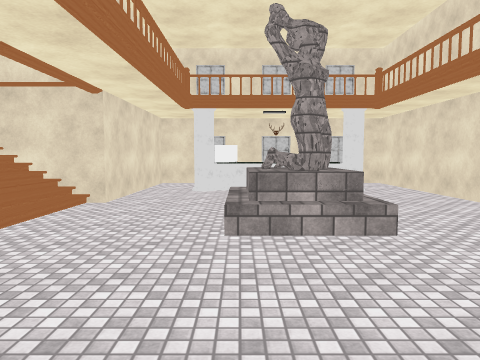
view 1 (above)

24 first-person views from a walk through a scene from a Unity 3-D project. The camera is 1.5 m above the floor, tilts 4° down and sees 70° across. The floor is counted in squares, 1 m on a side. Each view is taken from the middle of a square. On the plan, view 1 faces up. The plan holds only what a view shows up to about 16 squares ahead; the rest is blank. The place goes on beyond the plan. The player is left out. Door leaves are left out, so doorways stand open. Some surface patterns are stand-ins.

view 2
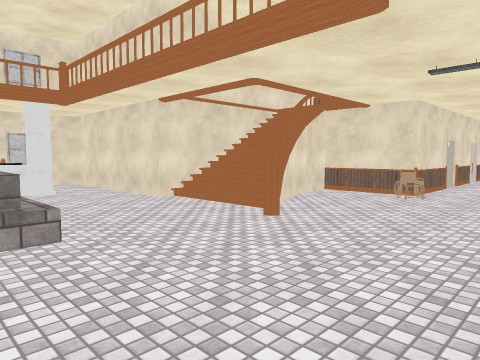

view 3
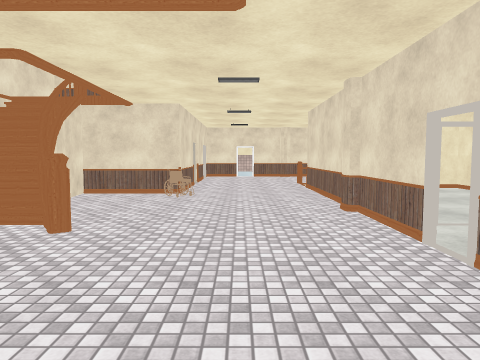

view 4
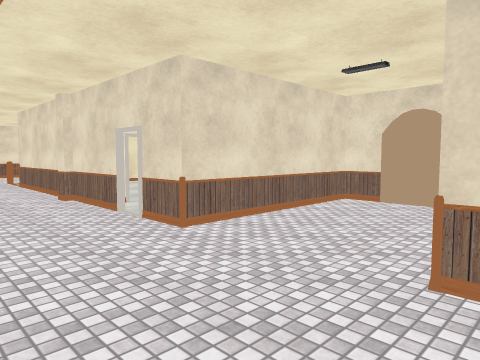

view 5
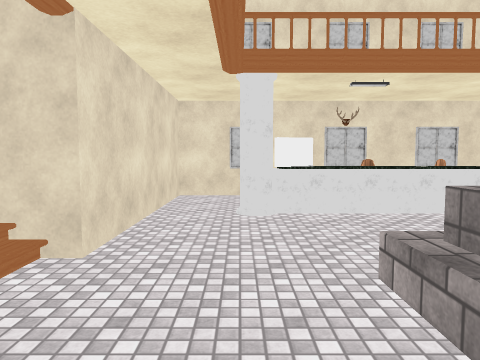

view 6
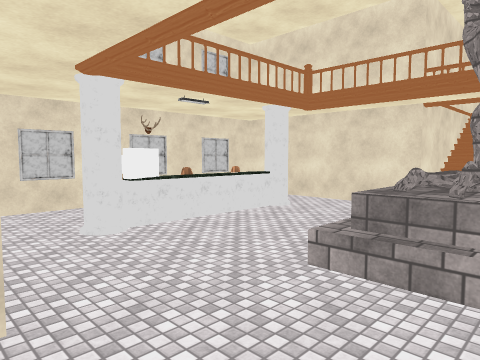

view 7
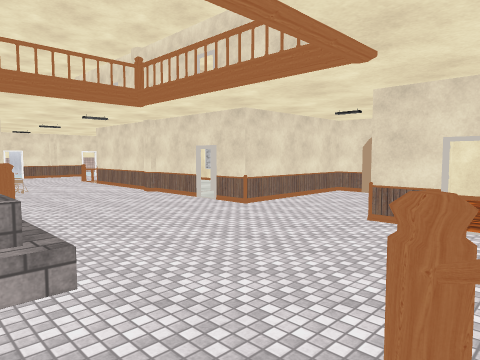

view 8
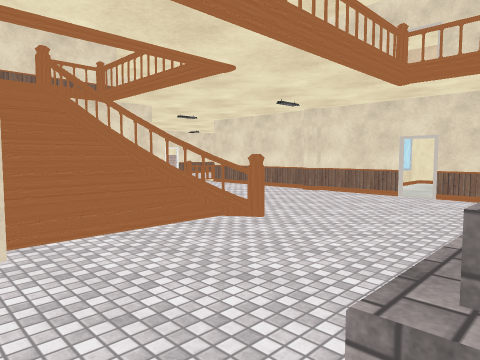

view 9
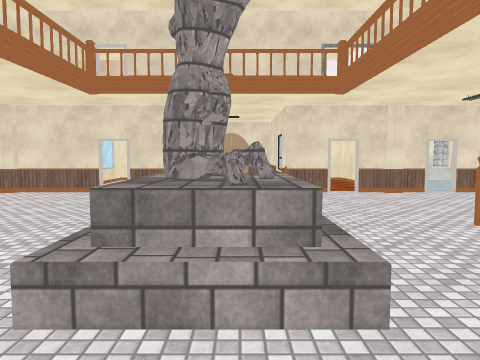

view 10
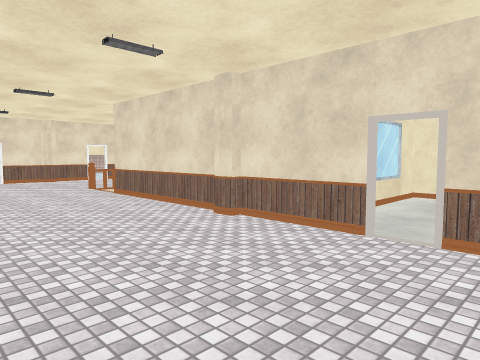

view 11
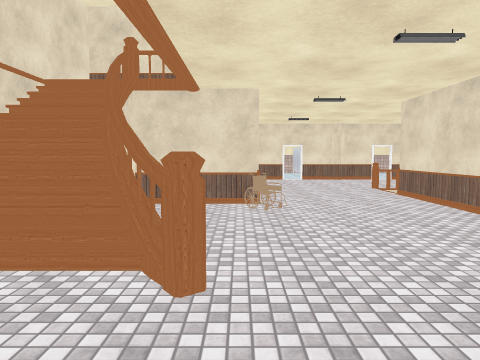

view 12
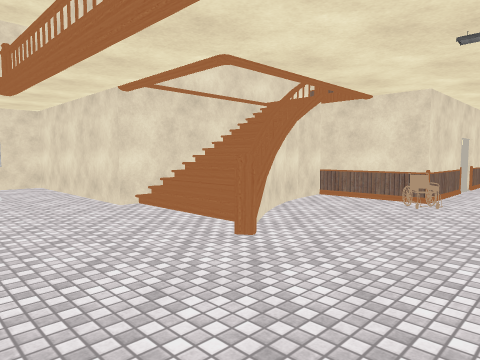

view 13
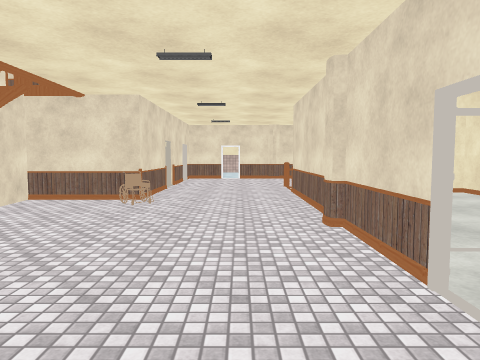

view 14
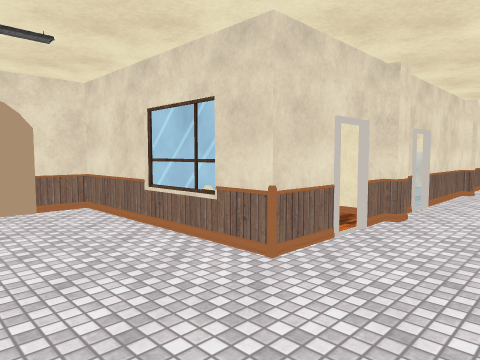

view 15
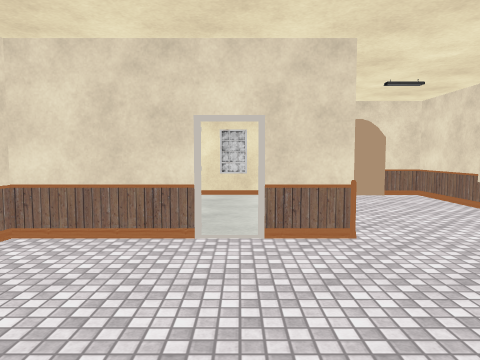

view 16
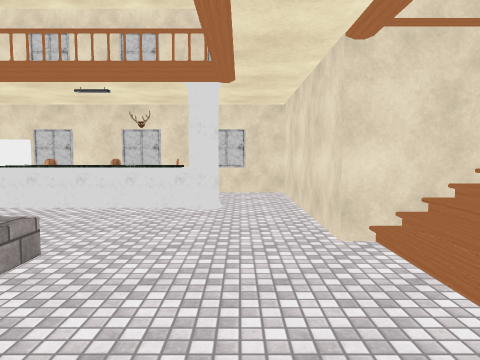

view 17
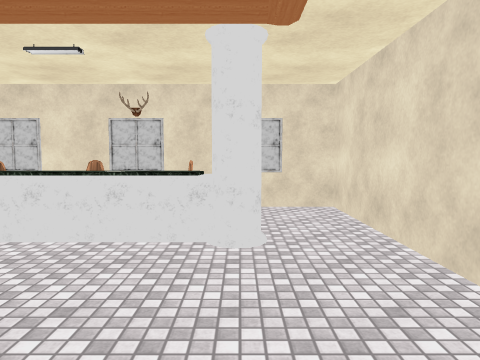

view 18
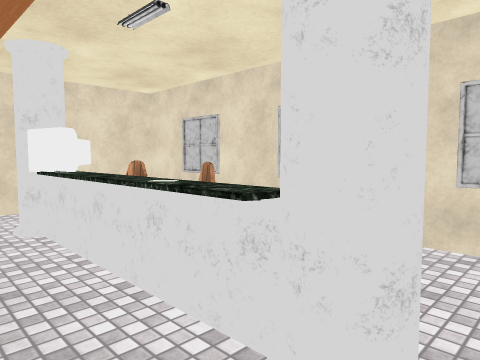

view 19
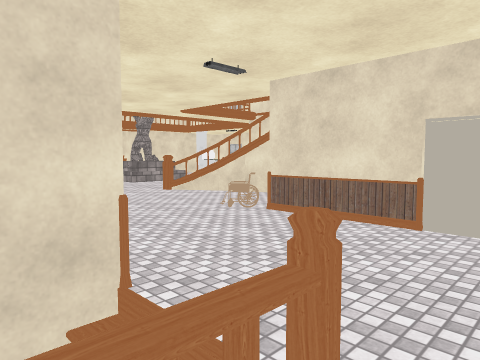

view 20
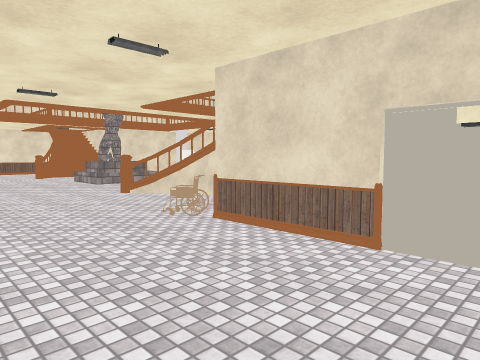

view 21
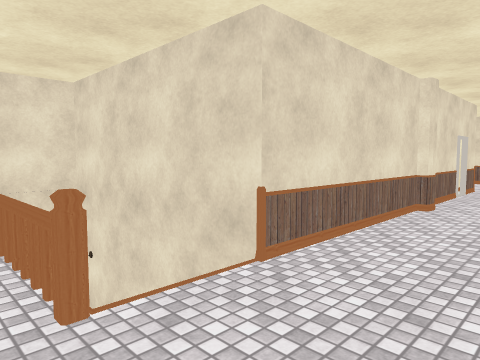

view 22
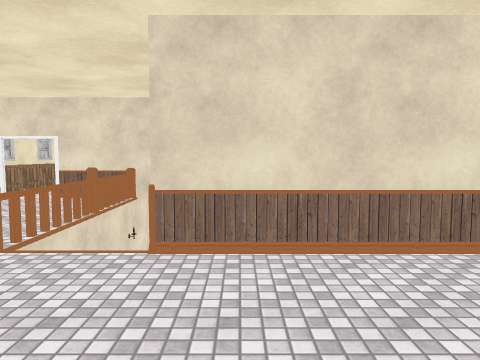

view 23
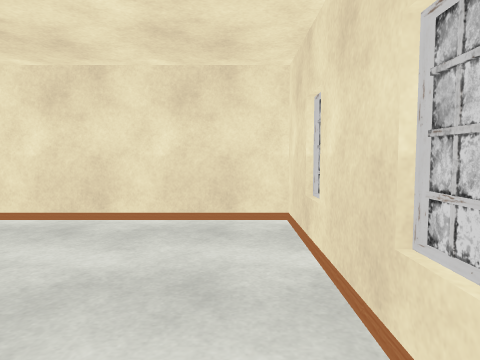

view 24
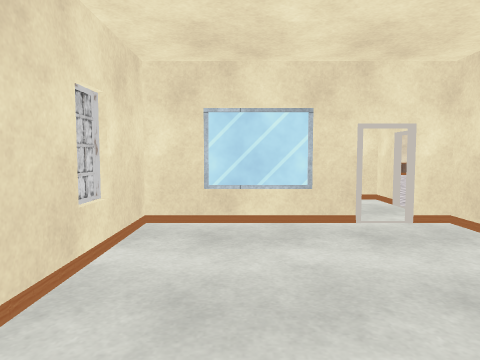

### Floor plan
Key: @ floor where view 1 was taken; # wall or solid block; . main floor; : floor 3.75 m higher than the main floor; / step, stairs or slope; D open door; = window, fence, low wall or low ledge; ^ raised ledge; v drop or lower ground; S statue; C chair; O other object.
Columns run from 5 left of view 1 to 21 right of it. Each row starts with its distance up from view 1.
 19 ##############
 18 #....    ....#
 17 #....     ...#
 16 #....C C O...#
 15 #..#OO^^O^#..#
 14 #............#
 13 #............#
 12 #............#
 11 #............###########
 10 /....SSSS.....//////   #
  9 /....SSSS.....//////   #
  8 /....SSSS.....//##v##  #v
  7 /....SSSS.....=##...#  #vv
  6 #............##.....:  #v.
  5 ...................O:  #DD#
  4 ...................O....DD
  3 ....................D.....
  2 ....................D......
  1 ...........................
  0 .....@.....................
 -1 #DD##....##D#######DD##....
 -2     #....#...#...    .#/ ^
 -3     #....# ....... ...#  ^.
 -4     #....# ..#........#  #.
 -5     #....# ..#........#  #.
 -6     #....#...#........#  #.
 -7     #....#...#........#  #
 -8     ###################  ##

Positions as (right, up) in squares from view 1, and headings:
1: (0, 0), facing up
2: (1, 0), facing up-right
3: (1, 2), facing right
4: (-2, 3), facing down-right
5: (-2, 6), facing up
6: (-5, 7), facing up-right
7: (-5, 8), facing down-right
8: (2, 12), facing down-right
9: (1, 13), facing down
10: (4, 5), facing down-right
11: (4, 5), facing right
12: (3, 1), facing up-right
13: (3, 1), facing right
14: (3, 2), facing down-left
15: (6, 5), facing down
16: (6, 5), facing up
17: (5, 9), facing up
18: (6, 13), facing up-left
19: (21, -3), facing up-left
20: (21, -1), facing up-left
21: (21, 2), facing down-left
22: (16, 4), facing down
23: (9, -7), facing right
24: (16, -6), facing left
